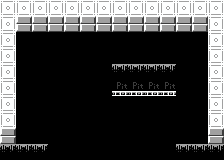

A 2D game scene composited from a Tiled map and its tileset images. What follows is a short description and the map's XML, with every tile layer's data as written:
An orthogonal 14x10 tile map with 16x16 px tiles, 1 tile layer (Tile Layer 1).

<map version="1.10" tiledversion="1.10.2" orientation="orthogonal" renderorder="right-down" width="14" height="10" tilewidth="16" tileheight="16" infinite="0" nextlayerid="2" nextobjectid="1">
 <properties>
  <property name="exit_south" type="bool" value="true" />
 </properties>
 <tileset firstgid="1" source="../room_tileset.tsx" />
 <layer id="1" name="Tile Layer 1" width="14" height="10">
  <data encoding="csv">
4,4,4,4,4,4,4,4,4,4,4,4,4,4,
4,3,3,3,3,3,3,3,3,3,3,3,3,4,
4,1,1,1,1,1,1,1,1,1,1,1,1,4,
4,1,1,1,1,1,1,1,1,1,1,1,1,4,
4,1,1,1,1,1,1,5,5,5,5,1,1,4,
4,1,1,1,1,1,1,6,6,6,6,1,1,4,
4,1,1,1,1,1,1,1,1,1,1,1,1,4,
4,1,1,1,1,1,1,1,1,1,1,1,1,4,
3,1,1,1,1,1,1,1,1,1,1,1,1,3,
5,5,5,1,1,1,1,1,1,1,1,5,5,5
</data>
 </layer>
</map>
